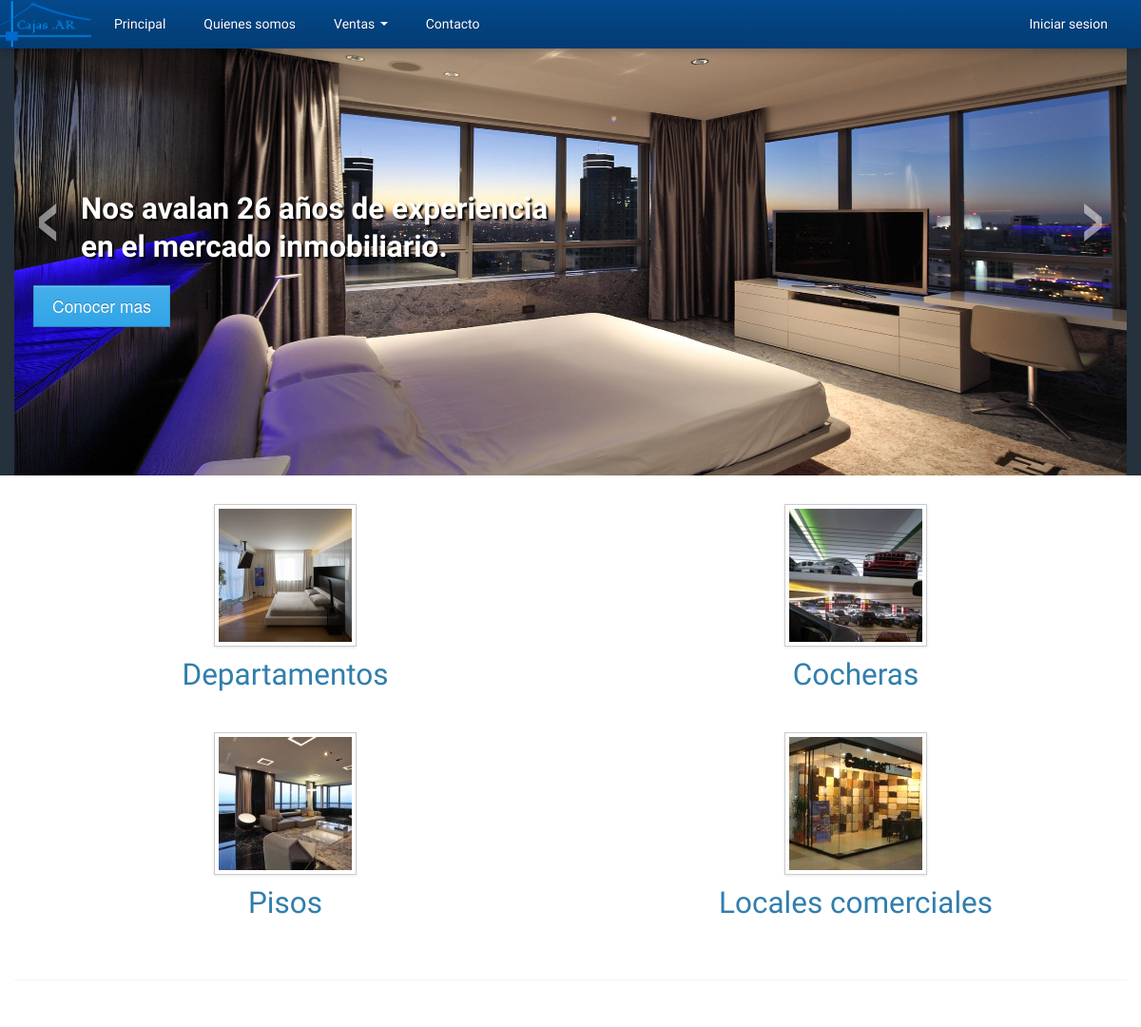
Screenshot of /index.php?page=home with the database file from the repository.
### tables this page shows
CREATE TABLE IF NOT EXISTS `article_categories` (
  `id_article_category` int(8) NOT NULL AUTO_INCREMENT,
  `name` varchar(32) NOT NULL,
  PRIMARY KEY (`id_article_category`)
);

### includes/mysqldb.php (called while the page is built, shortened)
<?php
class MySQLConnection
{
    private $_dbLink, $_queryResponse;
    public function connect($user, $pass, $host, $database)
    {
        $this->_dbLink = mysqli_connect($host, $user, $pass);
        mysqli_select_db($this->_dbLink, $database);
    }
    public function query($query)
    {
        $this->_queryResponse = mysqli_query($this->_dbLink, $query) or die(mysqli_error($this->_dbLink));
        return $this;
    }
    public function getResults()
    {
        $this->lastResult = array();
        if ($this->_queryResponse && !is_bool($this->_queryResponse)) {
            while ($response = mysqli_fetch_object($this->_queryResponse)) {
                $this->lastResult[] = $response;
            }
        }
        return $this->lastResult;
    }
}

### includes/autoload.php (called while the page is built, shortened)
<?php
require_once dirname(__FILE__) . '/application.php';
require_once dirname(__FILE__) . '/mysqldb.php';
$app = new Application(
    new MySQLConnection(MYSQL_USER, MYSQL_PASS, MYSQL_HOST, MYSQL_DATABASE),
    new InputData()
);

### includes/application.php (called while the page is built, shortened)
<?php
class Application
{
    protected $db;
    public function __construct(MySQLConnection $db, InputData $io)
    {
        $this->db = $db;
    }
    public function getArticleCategories()
    {
        $queryString = "SELECT * FROM article_categories";
        return $this->db->query($queryString)->getResults();
    }
    public function getImageByCategory($categoryId)
    {
        $images = array(
            '1' => 'assets/images/depto-mini.jpg',
            '2' => 'assets/images/parking-mini.jpg',
            '3' => 'assets/images/piso-mini.jpg',
            '4' => 'assets/images/local-mini.jpg',
        );
        return isset($images[$categoryId]) ? $images[$categoryId] : '';
    }
}

### includes/templates/content_home.php (the view, shortened to what this page needs)
<div class="container marketing">
  <div class="row articulos-homepage">
    <?php foreach($app->getArticleCategories() as $category) { ?>
        <div class="span6">
            <a href="index.php?page=articles-by-category&id=<?php echo $category->id_article_category; ?>">
                <img class="img-polaroid" src="<?php echo $app->getImageByCategory($category->id_article_category); ?>">
                <h2><?php echo $category->name; ?></h2>
            </a>
        </div>
    <?php } ?>
  </div>
<hr />
</div>

### assets/css/nuestro.css (style rules this page uses)
.row.articulos-homepage .span6 { margin-bottom:30px; }
.row.articulos-homepage .span6 { text-align:center; }

### rows the page displays
article_categories: shows a picture, name "Departamentos"
article_categories: shows a picture, name "Cocheras"
article_categories: shows a picture, name "Pisos"
article_categories: shows a picture, name "Locales comerciales"
